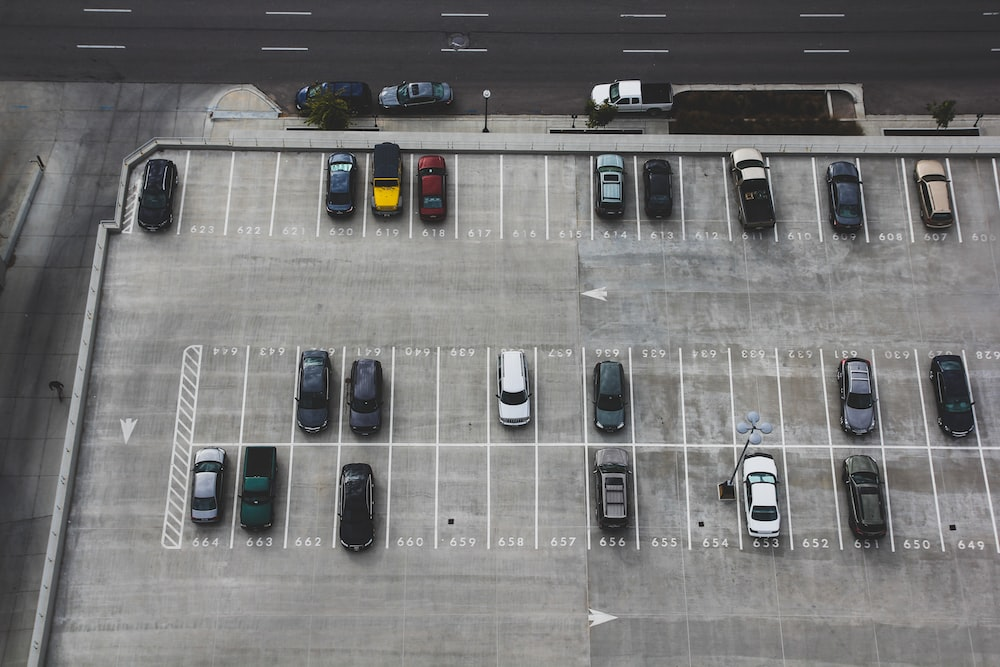
#> input picture pic.jpg, 1000 x 667 px
$ python main.py
#> lines starting #> are read from the running program, lines starting #| are printed output that depends on the picture
import cv2, pickle
import numpy as np

# opening the pickle file containing the positions of parking space
try:
    with open('parkingPos', 'rb') as f:
        parkPos = pickle.load(f)
except:
    print('file does not exist!')

img = cv2.imread('pic.jpg')
#> img is the input picture: shape (667, 1000, 3); mean B, G, R 119.1, 119.2, 119.3
copyimg = img.copy()

def checkIfEmpty():
    grayscale = cv2.cvtColor(img,cv2.COLOR_BGR2GRAY)
    gausianblur = cv2.GaussianBlur(grayscale,(1,1),cv2.BORDER_DEFAULT)
    medianBlur = cv2.medianBlur(gausianblur, 3)
    canny = cv2.Canny(medianBlur,100,250)
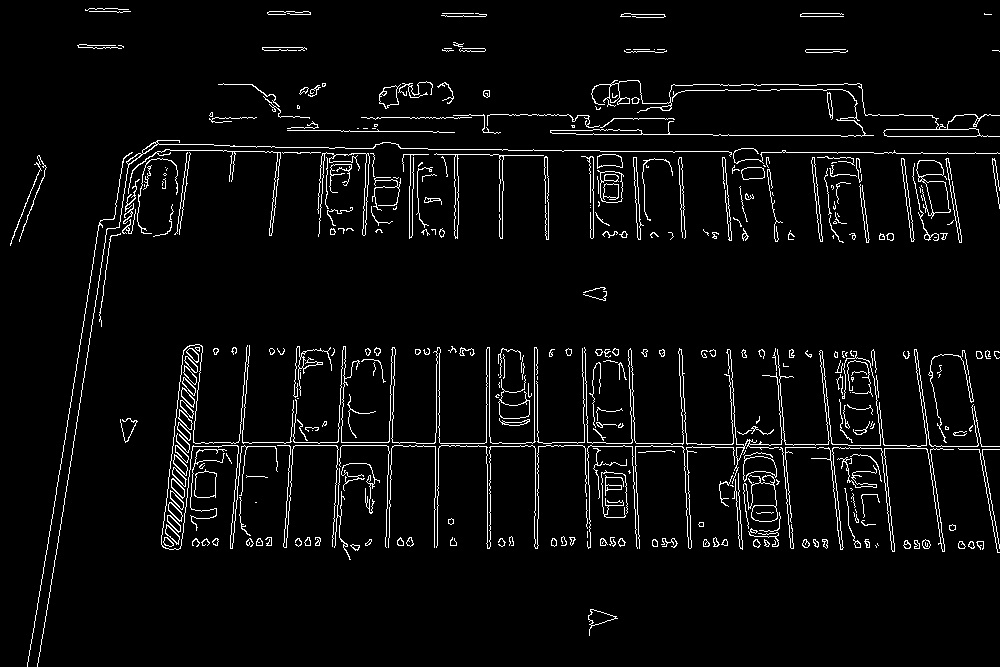
#> canny: shape (667, 1000); 4.3% white in thin lines or dots

    for pt in range(parkPos['count']):
        x_start, y_start = parkPos['top_left_corner'][pt][0], parkPos['top_left_corner'][pt][1]
        x_end, y_end = parkPos['bottom_right_corner'][pt][0], parkPos['bottom_right_corner'][pt][1]
        cropImg = canny[y_start:y_end, x_start:x_end]

        if(cv2.countNonZero(cropImg) > 120):
            color = (0,0,255)
            status='NP'
        else:
            color = (0,255,0)
            status='P'

        cv2.rectangle(copyimg, parkPos['top_left_corner'][pt], parkPos['bottom_right_corner'][pt], color,2)
        cv2.putText(copyimg, status,(x_start+10, y_start-10),cv2.FONT_HERSHEY_COMPLEX,0.6,(255,0,0),2)
        cv2.imshow('original', copyimg)


k=0
while k != 113:
#> (the run stopped early here; a loop or call above may not have finished)
